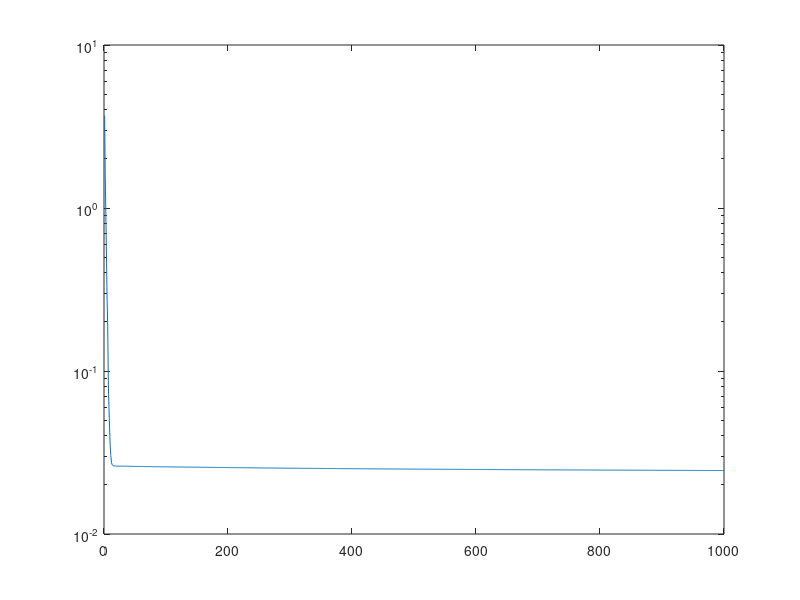

This figure's MATLAB source: (Note: this script raises an error after producing the figure.)
clear all
close all
clc

load simPendulum_.mat

figure()
semilogy(Icost)

xfin = x0;
tott = [];
totx = [];
tend = 0;
baseLine = IBaseline{1};
N = size(baseLine,1);
n = length(x0);
for k = 1:N-1
    ustar = Iu{1};
    odefun = @(t,x) odePendulum(t,x,ustar(:,k));
    [t,x] = ode45(odefun,[0,T],xfin);
    tott = [tott; t + tend];
    totx = [totx; x];
    tend = tott(end);
    xfin = x(end,:)';
end

figure()
subplot(2,1,1)
plot(tott,totx)
hold on
plot(T*(0:N-1),xstar,'*')

subplot(2,1,2)
stairs(0:N-1,baseLine(:,n+1:end))

xfin = x0;
tott = [];
totx = [];
tend = 0;
baseLine = IBaseline{end};
N = size(baseLine,1);
n = length(x0);
for k = 1:N-1
    ustar = Iu{end};
    odefun = @(t,x) odePendulum(t,x,ustar(:,k));
    [t,x] = ode45(odefun,[0,T],xfin);
    tott = [tott; t + tend];
    totx = [totx; x];
    tend = tott(end);
    xfin = x(end,:)';
end

figure()
subplot(2,1,1)
plot(tott,totx)
hold on
plot(T*(0:N-1),xstar,'*')

subplot(2,1,2)
stairs(0:N-1,baseLine(:,n+1:end))